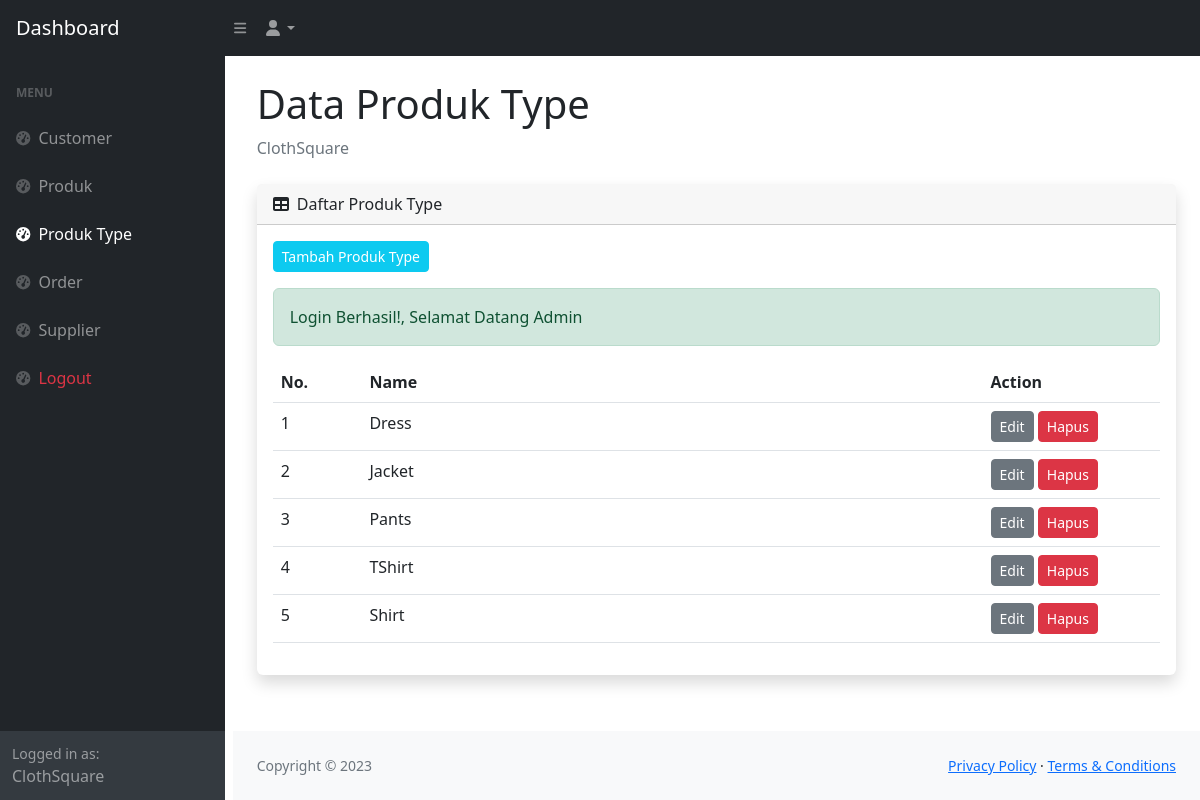
/admin/produk-type.php (signed in), run on the app's committed database.
### tables this page shows
CREATE TABLE `product_type` (
  `id` int(11) NOT NULL,
  `name` varchar(45) DEFAULT NULL
);

### function/helper.php (called while the page is built, shortened)
<?php
function hasSuccess(): bool
{
  return isset($_SESSION['success']);
}
function success(): ?string
{
  if (hasSuccess()) {
    $data = $_SESSION['success'];
    return $data;
  } else {
    return null;
  }
}

### function/query.php (called while the page is built, shortened)
<?php
function query_select($table, $role = [])
{
  global $conn;
  $sql = "SELECT * FROM $table";
  if (isset($role['orderby'])) {
    $sql .= " ORDER BY " . $role['orderby'];
  }
  $result = mysqli_query($conn, $sql);
  $rows = [];
  while ($row = mysqli_fetch_assoc($result)) {
    $rows[] = $row;
  }
  return $rows;
}

### admin/produk-type.php (the view, shortened to what this page needs)
<?php
$produkType = query_select('product_type', ['orderby' => "id DESC"]);
?>
<?php require "partials/header.php" ?>
       <?php require "partials/navbar.php" ?>
        <div id="layoutSidenav">
            <?php require "partials/sidebar.php" ?>
            <div id="layoutSidenav_content">
                <main>
                    <div class="container-fluid px-4">
                        <h1 class="mt-4">Data Produk Type</h1>
                        <ol class="breadcrumb mb-4">
                            <li class="breadcrumb-item active">ClothSquare</li>
                        </ol>
                        <div class="card mb-4 border-0 shadow">
                            <div class="card-header">
                                <i class="fas fa-table me-1"></i>
                                Daftar Produk Type
                            </div>
                            <div class="card-body">
                                <a href="produk-type-create.php" class="btn btn-info btn-sm mb-3 text-white">Tambah Produk Type</a>
                                <?php if (hasSuccess() || hasError() ): ?>
                                  <div class="alert alert-<?= hasSuccess() ? "success" : "danger" ?>"><?= hasSuccess() ? success() : error() ?></div>
                                <?php endif ?>
                                <table class="table" id="datatablesSimple">
                                    <thead>
                                        <tr>
                                            <th width="10%">No.</th>
                                            <th>Name</th>
                                            <th width="20%">Action</th>
                                        </tr>
                                    </thead>
                                    <tbody>
                                        <?php
                                        $no  = 1;
                                        foreach ($produkType as $item): ?>
                                            <tr>
                                                <td><?= $no++ ?></td>
                                                <td><?php echo $item['name'] ?></td>
                                                <td>
                                                    <a href="produk-type-edit.php?id=<?= $item['id'] ?>" class="btn btn-sm btn-secondary">Edit</a>
                                                    <a href="hapus.php?id=<?= $item['id'] ?>&data=produk_type" class="btn btn-sm btn-danger" onclick="return confirm('Apakah Anda Yakin Menghapus Produk Type <?= $item['name'] ?>')">Hapus</a>
                                                </td>
                                            </tr>
                                        <?php endforeach ?>
                                    </tbody>
                                </table>
                            </div>
                        </div>
                    </div>
                </main>
                <footer class="py-4 bg-light mt-auto">
                    <div class="container-fluid px-4">
                        <div class="d-flex align-items-center justify-content-between small">
                            <div class="text-muted">Copyright &copy; 2023</div>
                            <div>
                                <a href="#">Privacy Policy</a>
                                &middot;
                                <a href="#">Terms &amp; Conditions</a>
                            </div>
                        </div>
                    </div>
                </footer>
            </div>
        </div>
<?php require "partials/footer.php" ?>

### data on the page
product_type: name "Dress"
product_type: name "Jacket"
product_type: name "Pants"
product_type: name "TShirt"
product_type: name "Shirt"

### other printed values
success() "Login Berhasil!, Selamat Datang Admin"
